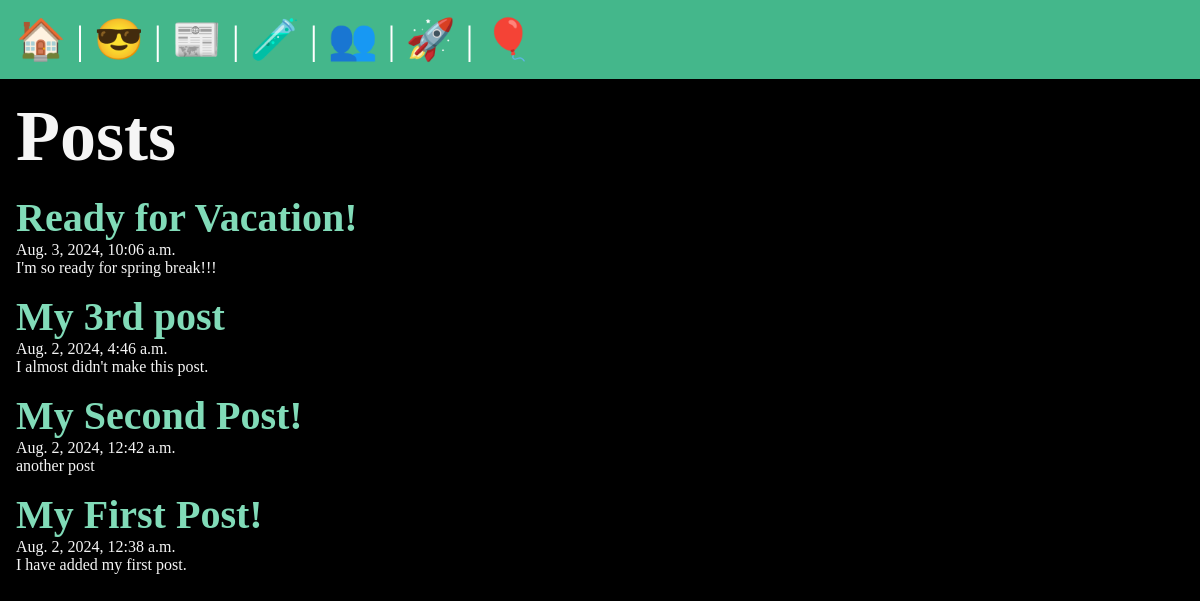
The app's page /posts/, older data.
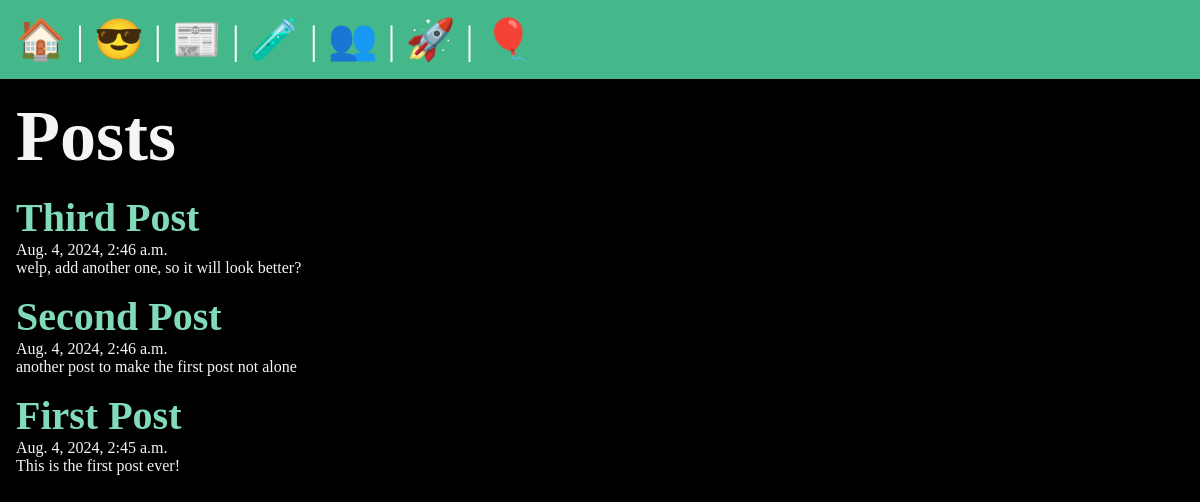
The same page, newer data.
### posts/models.py (models this page shows, shortened)
class Post(models.Model):
    title = models.CharField(max_length=75)
    body = models.TextField()
    slug = models.SlugField()
    date = models.DateTimeField(auto_now_add=True)
    banner = models.ImageField(default='fallback.png',blank=True)

### posts/views.py (the view)
# urls.py: path('', views.posts_list, name="list"),
def posts_list(request):
    posts = Post.objects.all().order_by('-date')
    return render(request, 'posts/posts_list.html', { 'posts':posts })

### posts/templates/posts/posts_list.html (shortened to what this page needs)
{% extends 'layout.html' %}
{% block content %}
    <section>
    <h1>Posts</h1>
    {% for post in posts %}
        <artical calss="post">
            <h2>
                <a href="{% url 'post:page' slug=post.slug %}">
                {{ post.title }}
                </a>
            </h2>
            <p>{{ post.date }}</p>
            <p>{{ post.body }}</p>
        </artical>
    {% endfor %}
    </section>
{%  endblock %}

### templates/layout.html (shortened to what this page needs)
<!DOCTYPE html>
{% load static %}
<html lang="en">
<head>
    <link rel="stylesheet" href="{% static 'css/style.css' %}"/>
</head>
<body>
    <nav>
        <a href="/">
            <span role='img' aria-label="Home" title="Home">🏠</span>
        </a> |
        <a href="/about">
            <span role='img' aria-label="About" title="About">😎</span>
        </a> |
        <a href="{% url 'post:list' %}">
            <span role='img' aria-label="Posts List" title="Posts List">📰</span>
        </a> |
        <a href="{% url 'thetest:test_list' %}">
            <span role='img' aria-label="Thetest" title="Dev Test">🧪</span>
        </a> |
        <a href="{% url 'users:users_list' %}">
            <span role='img' aria-label="Users" title="Users List">👥</span>
        </a> |
        <a href="{% url 'users:sign_up' %}">
            <span role='img' aria-label="Users Sign Up" title="Sign Up">🚀</span>
        </a>
        </a> |
        <a href="{% url 'users:login' %}">
            <span role='img' aria-label="Users Login" title="Login">🎈</span>
        </a>
    </nav>
    <main>
        {% block content %}
        {% endblock %}
    </main>
</body>
</html>

### static/css/style.css (style rules this page uses)
* { margin: 0; padding: 0; box-sizing: border-box; }
body { min-height: 100vh; background-color: black; color: whitesmoke; font-size: 3rem; }
nav { padding: 1rem; background-color: #44B78B; color: white; font-size: 2.5rem; }
main { padding: 1rem; }
section { display: flex; flex-flow: column; gap: 1rem; }
h2 { font-size: 2.5rem; }
p { font-size: 1rem; }
a { text-decoration: none; color: #81dbb8; }

Row changes from the older to the newer data that the page shows:
removed Post: title "Ready for Vacation!", date "Aug. 3, 2024, 10:06 a.m.", body "I'm so ready for spring break!!!"
changed Post: title "My 3rd post" → "Third Post"; date "Aug. 2, 2024, 4:46 a.m." → "Aug. 4, 2024, 2:46 a.m."; body "I almost didn't make this post." → "welp, add another one, so it will look better?"
changed Post: title "My Second Post!" → "Second Post"; date "Aug. 2, 2024, 12:42 a.m." → "Aug. 4, 2024, 2:46 a.m."; body "another post" → "another post to make the first post not alone"
changed Post: title "My First Post!" → "First Post"; date "Aug. 2, 2024, 12:38 a.m." → "Aug. 4, 2024, 2:45 a.m."; body "I have added my first post." → "This is the first post ever!"
